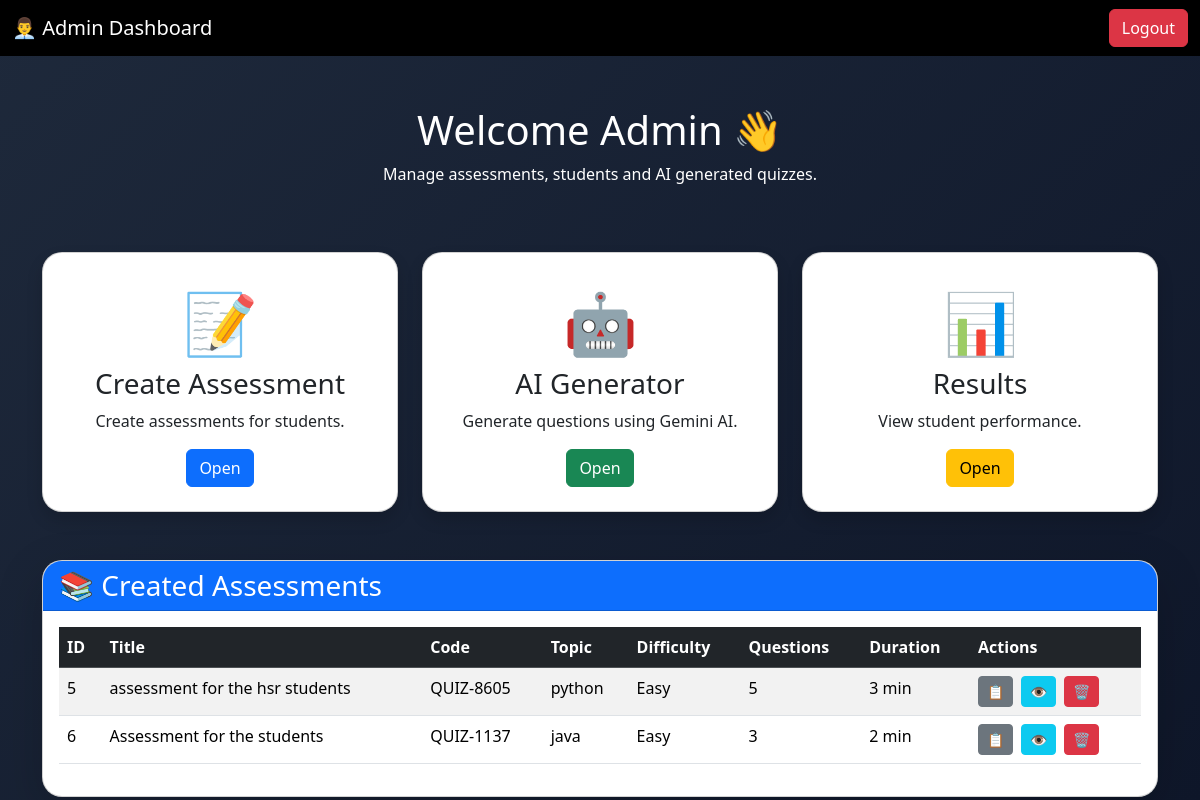
Page /admin_dashboard on the committed database.
### tables this page shows
CREATE TABLE assessments(

id INTEGER PRIMARY KEY AUTOINCREMENT,

title TEXT,

assessment_code TEXT UNIQUE,

topic TEXT,

difficulty TEXT,

questions INTEGER,

duration INTEGER

);

### app.py (the view)
@app.route('/admin_dashboard')
def admin_dashboard():
    conn = sqlite3.connect("quiz.db")
    cursor = conn.cursor()
    cursor.execute("SELECT * FROM assessments")
    assessments = cursor.fetchall()
    conn.close()
    return render_template(
        "admin_dashboard.html",
        assessments=assessments
    )

### templates/admin_dashboard.html (shortened to what this page needs)
<!DOCTYPE html>
<html>
<head>
    <link href="https://cdn.jsdelivr.net/npm/bootstrap@5.3.3/dist/css/bootstrap.min.css" rel="stylesheet">
</head>
<body>
<nav class="navbar navbar-dark bg-black">
    <div class="container-fluid">
        <span class="navbar-brand">
            👨‍💼 Admin Dashboard
        </span>
        <a href="/" class="btn btn-danger">
            Logout
        </a>
    </div>
</nav>
<div class="container">
    <div class="hero">
        <h1>Welcome Admin 👋</h1>
        <p>
            Manage assessments, students and AI generated quizzes.
        </p>
    </div>
    <div class="row">
        <div class="col-md-4 mb-4">
            <div class="card card-box shadow p-4">
                <div class="text-center">
                    <div class="icon">📝</div>
                    <h3>Create Assessment</h3>
                    <p>Create assessments for students.</p>
                    <a href="/create_assessment"
                       class="btn btn-primary">
                        Open
                    </a>
                </div>
            </div>
        </div>
        <div class="col-md-4 mb-4">
            <div class="card card-box shadow p-4">
                <div class="text-center">
                    <div class="icon">🤖</div>
                    <h3>AI Generator</h3>
                    <p>Generate questions using Gemini AI.</p>
                    <a href="/generate_quiz"
                       class="btn btn-success">
                        Open
                    </a>
                </div>
            </div>
        </div>
        <div class="col-md-4 mb-4">
            <div class="card card-box shadow p-4">
                <div class="text-center">
                    <div class="icon">📊</div>
                    <h3>Results</h3>
                    <p>View student performance.</p>
                    <a href="/results"
                       class="btn btn-warning">
                        Open
                    </a>
                </div>
            </div>
        </div>
    </div>
    <div class="card shadow-lg assessment-table mt-4">
        <div class="card-header bg-primary text-white">
            <h3 class="mb-0">
                📚 Created Assessments
            </h3>
        </div>
        <div class="card-body">
            <table class="table table-striped table-hover">
                <thead class="table-dark">
                    <tr>
                        <th>ID</th>
                        <th>Title</th>
                        <th>Code</th>
                        <th>Topic</th>
                        <th>Difficulty</th>
                        <th>Questions</th>
                        <th>Duration</th>
                        <th>Actions</th>
                    </tr>
                </thead>
                <tbody>
                {% for assessment in assessments %}
                    <tr>
                        <td>{{ assessment[0] }}</td>
                        <td>{{ assessment[1] }}</td>
                        <td>
                            {{ assessment[2] }}
                        </td>
                        <td>{{ assessment[3] }}</td>
                        <td>{{ assessment[4] }}</td>
                        <td>{{ assessment[5] }}</td>
                        <td>{{ assessment[6] }} min</td>
                        <td>
                            <div class="d-flex gap-2">
                                <button
                                onclick="copyCode('code{{ assessment[0] }}')"
                                class="btn btn-secondary btn-sm">
                                📋
                                </button>
                                <a
                                href="/view_questions/{{ assessment[2] }}"
                                class="btn btn-info btn-sm">
                                👁
                                </a>
                                <a
                                href="/delete_assessment/{{ assessment[0] }}"
                                class="btn btn-danger btn-sm">
                                🗑
                                </a>
                            </div>
                        </td>
                    </tr>
                {% endfor %}
                </tbody>
            </table>
        </div>
    </div>
</div>
</body>
</html>

### templates/admin_dashboard.html (style rules this page uses)
body { background: linear-gradient(135deg,#1e293b,#0f172a); min-height:100vh; }
.hero { color:white; text-align:center; padding:50px; }
.card-box { border-radius:20px; transition:0.3s; }
.icon { font-size:60px; }
.assessment-table { border-radius:20px; overflow:hidden; }

### rows in the picture
assessments: id "5", title "assessment for the hsr students", assessment_code "QUIZ-8605", topic "python", difficulty "Easy", questions "5", duration "3"
assessments: id "6", title "Assessment for the students", assessment_code "QUIZ-1137", topic "java", difficulty "Easy", questions "3", duration "2"
